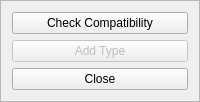
    <widget class="QFrame" name="frame">
     <property name="frameShape">
      <enum>QFrame::StyledPanel</enum>
     </property>
     <property name="frameShadow">
      <enum>QFrame::Raised</enum>
     </property>
     <layout class="QVBoxLayout" name="verticalLayout">
      <item>
       <widget class="QPushButton" name="compButton">
        <property name="toolTip">
         <string>Check If Type is Compatible with SUEWS-Database</string>
        </property>
        <property name="text">
         <string>Check Compatibility</string>
        </property>
       </widget>
      </item>
      <item>
       <widget class="QPushButton" name="genButton">
        <property name="enabled">
         <bool>false</bool>
        </property>
        <property name="sizePolicy">
         <sizepolicy hsizetype="Preferred" vsizetype="Preferred">
          <horstretch>0</horstretch>
          <verstretch>0</verstretch>
         </sizepolicy>
        </property>
        <property name="toolTip">
         <string>Needs to Check Compatibility first!</string>
        </property>
        <property name="text">
         <string>Add Type</string>
        </property>
       </widget>
      </item>
      <item>
       <widget class="QPushButton" name="pushButtonClose">
        <property name="sizePolicy">
         <sizepolicy hsizetype="Preferred" vsizetype="Preferred">
          <horstretch>0</horstretch>
          <verstretch>0</verstretch>
         </sizepolicy>
        </property>
        <property name="text">
         <string>Close</string>
        </property>
       </widget>
      </item>
     </layout>
    </widget>
